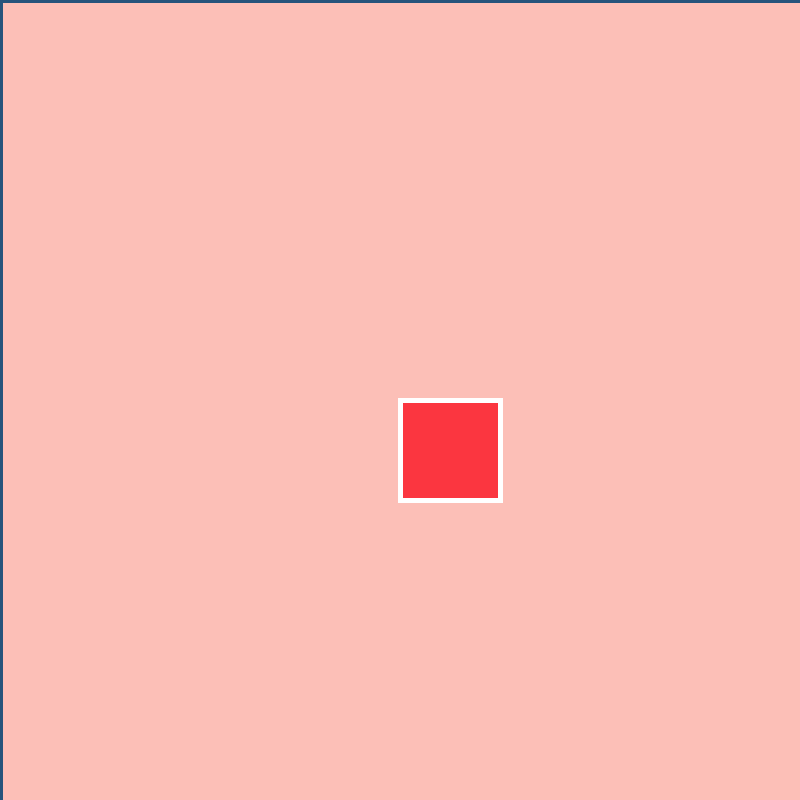
Frame 1 (no input)
Frame 60 (the mouse pressed at the canvas centre just before this capture): identical to frame 1, image omitted
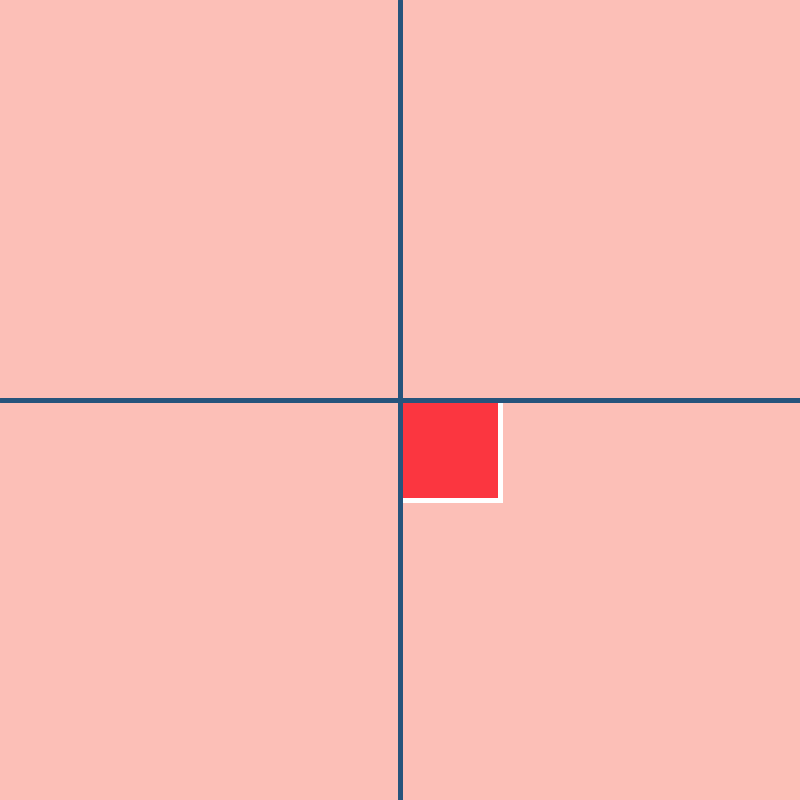
Frame 120 (the mouse held since frame 60 and released just before this capture)

The Processing sketch that drew these frames (run headless with seeded random() and noise(); from frame 60 on, the mouse is pressed at the canvas centre):

// Processing sketch: rectangle_button
// ── rectangle_button.pde
color red =#FB3640;
color grey=#605F5E;
color pink=#FCBFB7;
color blue=#26547C;
color green=#06D6A0;

int toggle;

void setup(){
  size(800,800);
  strokeWeight(5);
  textSize(30);
  toggle=1;
}

void draw(){
  background(pink);
  
  fill(red);
  stroke(255);
  rect(400,400,100,100);
  
  if(toggle>0){
  guidlines();
  }
}

void mouseReleased(){
  if(mouseX>400 && mouseX<500 && mouseY>400&&mouseY<500) {
    toggle=toggle*-1;
  }
}

void guidlines(){
  fill(blue);
  stroke(blue);
  line(0,mouseY,width,mouseY);
  line(mouseX,0,mouseX,height);
}
